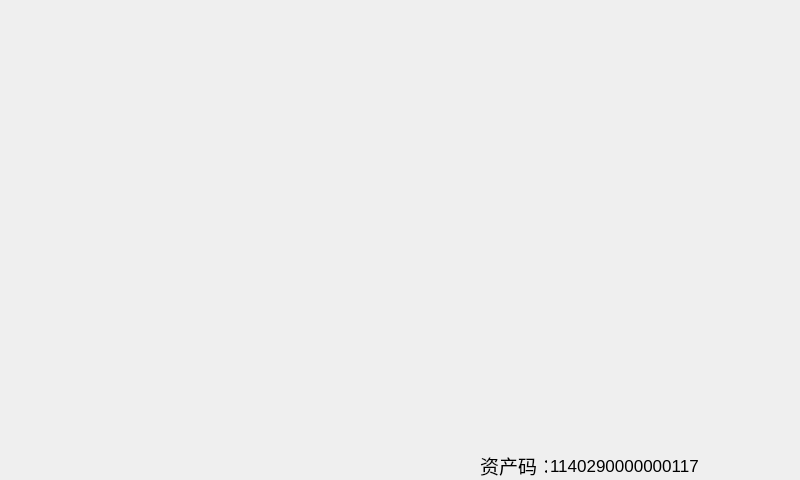
<?xml version="1.0" encoding="UTF-8"?>
<ui version="4.0">
 <class>First_interface</class>
 <widget class="QWidget" name="First_interface">
  <property name="geometry">
   <rect>
    <x>0</x>
    <y>0</y>
    <width>800</width>
    <height>480</height>
   </rect>
  </property>
  <property name="windowTitle">
   <string>Form</string>
  </property>
  <widget class="QLabel" name="label">
   <property name="geometry">
    <rect>
     <x>0</x>
     <y>0</y>
     <width>800</width>
     <height>480</height>
    </rect>
   </property>
   <property name="styleSheet">
    <string notr="true">background:url(:/img/images/mmexport1464230713423.png)</string>
   </property>
   <property name="text">
    <string/>
   </property>
  </widget>
  <widget class="QPushButton" name="back_but">
   <property name="geometry">
    <rect>
     <x>0</x>
     <y>0</y>
     <width>191</width>
     <height>63</height>
    </rect>
   </property>
   <property name="styleSheet">
    <string notr="true">background: transparent;</string>
   </property>
   <property name="text">
    <string/>
   </property>
   <property name="flat">
    <bool>true</bool>
   </property>
  </widget>
  <widget class="QLabel" name="logo">
   <property name="geometry">
    <rect>
     <x>520</x>
     <y>10</y>
     <width>191</width>
     <height>71</height>
    </rect>
   </property>
   <property name="autoFillBackground">
    <bool>false</bool>
   </property>
   <property name="styleSheet">
    <string notr="true">background-image: url(:/img/images/serial_logo.png)</string>
   </property>
   <property name="text">
    <string/>
   </property>
  </widget>
  <widget class="QPushButton" name="equ_but">
   <property name="geometry">
    <rect>
     <x>720</x>
     <y>10</y>
     <width>81</width>
     <height>63</height>
    </rect>
   </property>
   <property name="styleSheet">
    <string notr="true">background: transparent;</string>
   </property>
   <property name="text">
    <string/>
   </property>
   <property name="flat">
    <bool>true</bool>
   </property>
  </widget>
  <widget class="QLabel" name="label_QR">
   <property name="geometry">
    <rect>
     <x>280</x>
     <y>400</y>
     <width>71</width>
     <height>71</height>
    </rect>
   </property>
   <property name="text">
    <string/>
   </property>
  </widget>
  <widget class="QPushButton" name="card_query_but">
   <property name="geometry">
    <rect>
     <x>110</x>
     <y>210</y>
     <width>121</width>
     <height>121</height>
    </rect>
   </property>
   <property name="styleSheet">
    <string notr="true">background: transparent;</string>
   </property>
   <property name="text">
    <string/>
   </property>
   <property name="flat">
    <bool>true</bool>
   </property>
  </widget>
  <widget class="QPushButton" name="charging_mode_but">
   <property name="geometry">
    <rect>
     <x>320</x>
     <y>110</y>
     <width>181</width>
     <height>161</height>
    </rect>
   </property>
   <property name="styleSheet">
    <string notr="true">background: transparent;</string>
   </property>
   <property name="text">
    <string/>
   </property>
   <property name="flat">
    <bool>true</bool>
   </property>
  </widget>
  <widget class="QPushButton" name="card_unlock_but">
   <property name="geometry">
    <rect>
     <x>590</x>
     <y>210</y>
     <width>121</width>
     <height>121</height>
    </rect>
   </property>
   <property name="styleSheet">
    <string notr="true">background: transparent;</string>
   </property>
   <property name="text">
    <string/>
   </property>
   <property name="flat">
    <bool>true</bool>
   </property>
  </widget>
  <widget class="QLabel" name="label_2">
   <property name="geometry">
    <rect>
     <x>480</x>
     <y>450</y>
     <width>67</width>
     <height>31</height>
    </rect>
   </property>
   <property name="font">
    <font>
     <pointsize>14</pointsize>
    </font>
   </property>
   <property name="text">
    <string>资产码：</string>
   </property>
  </widget>
  <widget class="QLabel" name="asset_code">
   <property name="geometry">
    <rect>
     <x>550</x>
     <y>450</y>
     <width>161</width>
     <height>31</height>
    </rect>
   </property>
   <property name="font">
    <font>
     <pointsize>13</pointsize>
    </font>
   </property>
   <property name="text">
    <string>1140290000000117</string>
   </property>
  </widget>
 </widget>
 <resources/>
 <connections/>
</ui>
